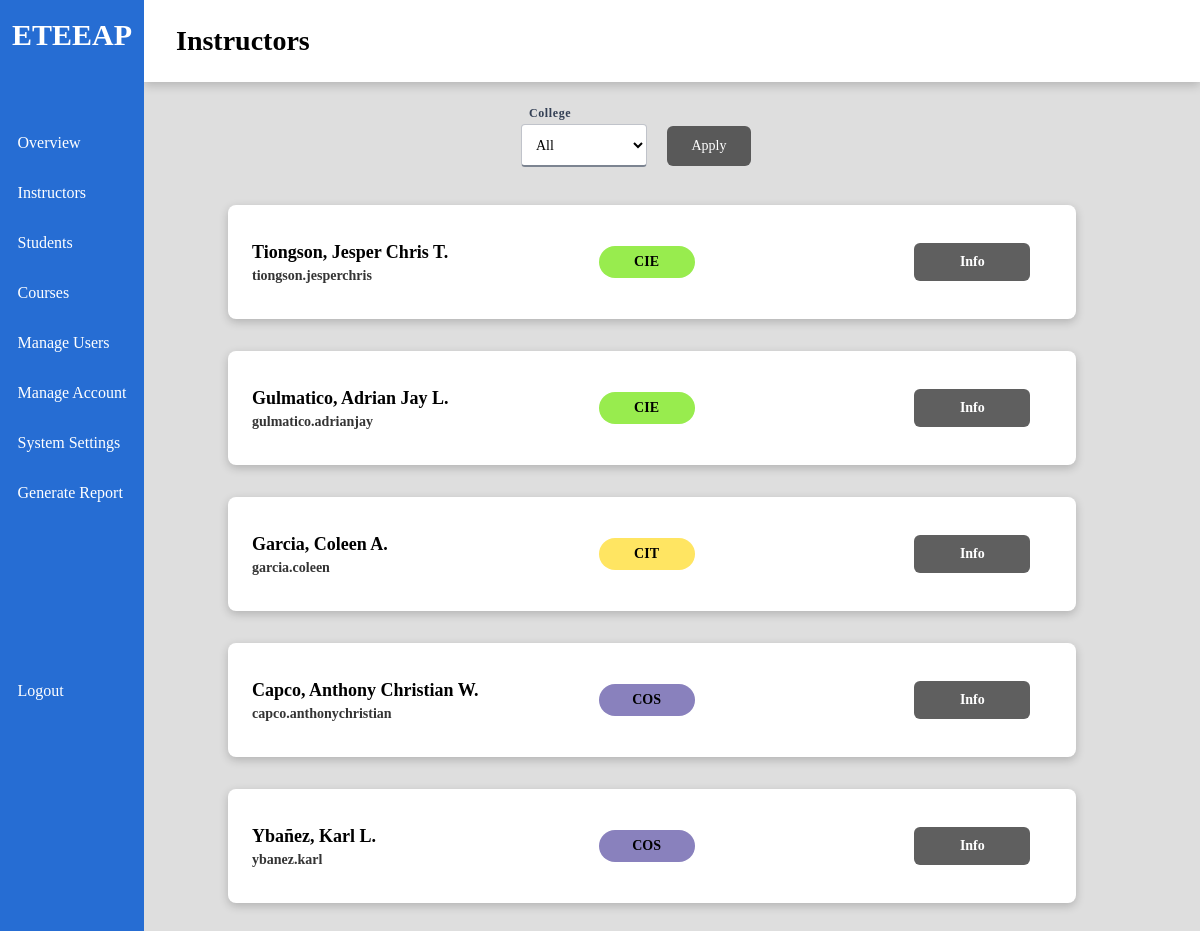
The page /index/instructors (signed in) on the database its author committed.
### models.py (models this page shows)
class User(db.Model):
    __tablename__ = "users"
    id = db.Column("id", db.Integer, primary_key=True)
    username = db.Column("username", db.String(64), unique=True, nullable=False)
    f_name = db.Column("f_name", db.String(64))
    m_name = db.Column("m_name", db.String(64))
    l_name = db.Column("l_name", db.String(64))
    ext_name = db.Column("ext_name", db.String(5))
    civil_status = db.Column("civil_status", db.Enum('Single', 'Married', 'Legally Separated', 'Widowed'))
    citizenship = db.Column("citizenship", db.String(20))
    birthyear = db.Column("birthyear", db.Integer)
    birthmonth = db.Column("birthmonth", db.Integer)
    birthday = db.Column("birthday", db.Integer)
    gender = db.Column("gender", db.Enum('M', 'F'))
    email = db.Column("email", db.String(64))
    contact_no = db.Column("contact_no", db.String(64))
    residency = db.Column("residency", db.Enum('local', 'foreign'), default='local')
    local_address = db.Column("local_address", db.String(100))
    foreign_address = db.Column("foreign_address", db.String(100))
    password = db.Column("password", db.String(64), nullable=False)
    user_type = db.Column(db.Enum('admin', 'instructor', 'student'), nullable=False)
    ft_login = db.Column("ft_login", db.Boolean, default=True)
    reset_password = db.Column("reset_password", db.Boolean, default=False)

class College(db.Model):
    __tablename__ = "colleges"
    id = db.Column("id", db.Integer, primary_key=True)
    name = db.Column("name", db.String(64))
    abbr = db.Column("abbr", db.String(10))
    programs = db.relationship("Program", backref=db.backref("college"))

### views.py (the view)
@views.route('/instructors', methods=['GET', 'POST'])
def instructors():
    if g.user != 'admin':
        return redirect(url_for('.unauthorized'))
    views = user_views[g.user]
    instructors = db.get_instructors()
    form = InstructorsFilterForm()
    data = { 'instructors': [] }
    if form.validate_on_submit():
        filter = form.data
    else:
        filter = {'college': "All"}
    for i in instructors:
        if filter['college'] != "All" and filter['college'] != i['college']:
            continue
        info = {
            'name': f"{i['l_name'].title()}, {i['f_name']} {i['m_name'][0]+'.' if i['m_name'] else ''}",
            'username': i['username'],
            'id': i['id'],
            'uid': i['user'],
            'college': i['college']
        }
        data['instructors'].append(info)
    data['instructors'].sort(key=lambda x: x['college'])
    return render_template('instructors.html', page="Instructors", data=data, form=form, views=views)

### forms.py
class InstructorsFilterForm(FlaskForm):
    college = SelectField('College', choices=[("All", "All"), ("COS", "COS"), ("CIE", "CIE"), ("CIT", "CIT")])
    submit = SubmitField('Apply')

### db_functions.py (called while the page is built)
def get_user(user_id):
    return User.query.filter_by(id=user_id).first().__dict__

def get_instructors():
    instructors = []
    for instructor in Instructor.query.all():
        instructor = instructor.__dict__
        userinfo = get_user(instructor['user'])
        instructor['f_name'] = userinfo['f_name']
        instructor['l_name'] = userinfo['l_name']
        instructor['m_name'] = userinfo['m_name']
        instructor['username'] = userinfo['username']
        instructor['college'] = College.query.filter_by(id=instructor['college']).first().abbr
        instructors.append(instructor)
    return instructors

### views.py (called while the page is built)
@views.before_request
def verify_permissions():
    g.user = None
    if 'user' in session:
        g.user = session['user']
    else:
        return redirect('/login')

### templates/instructors.html (shortened to what this page needs)
{% extends "index.html" %}
{% block content %}
<div class="main-content">
    <form action="/index/instructors" method="post">
        <div class="form-row filters">
            <div class="field width-15">
                {{ form.college.label() }}
                {{ form.college(class="text") }}
            </div>
            <div class="field width-10">
                {{ form.submit(class='submit grey width-100') }}
            </div>
        </div>
    </form>
    {% for instructor in data.instructors %}
    <div class="main-row">
        <div class="card bar color-white">
            <div class="left">
                <div class="card-strongtext"> {{ instructor.name}} </div>
                <div class="card-subtext">{{ instructor.username }}</div>
            </div>
            <div class="middle">
                <div class="cell {{instructor.college}}">{{ instructor.college }}</div>
            </div>
            <div class="right">
                <button class="btn-grey" data-value="{{instructor.uid}}">Info</button>
            </div>
        </div>
    </div>
    {% endfor %}
</div>
{% endblock %}

### static/styles/index.css (style rules this page uses)
* { margin: 0; padding: 0; font-family: quicksand; }
body { background-color: #dedede; }
input, textarea { margin-left: 52px; }
select, input[type="number"] { width: 200px; line-height: 22px; font-size: 16px; padding: 6px; border: 1px solid rgba(47, 47, 47, 0.6); }
select option { margin-bottom: 4px; }
input[type="submit"] { color: white; background-color: #199914da; font-size: 14px; padding: 12px; border: none; border-radius: 6px; max-width: 102px; }
label { margin-left: 52px; margin-bottom: 8px; }
.btn-grey { background-color: rgba(55, 55, 55, 0.8); }

### rows shown on the page
User: username "tiongson.jesperchris"
College: college "CIE" "CIE"
User: username "gulmatico.adrianjay"
User: username "garcia.coleen"
College: college "CIT"
User: username "capco.anthonychristian"
College: college "COS" "COS"
User: username "ybanez.karl"

### other values the page prints
{{ view.name }} "Overview" "Instructors" "Students" "Courses" "Manage Users" "Manage Account" "System Settings" "Generate Report"
{{ page }} "Instructors"
{{ instructor.name }} "Tiongson, Jesper Chris T." "Gulmatico, Adrian Jay L." "Garcia, Coleen A." "Capco, Anthony Christian W." "Ybañez, Karl L."
